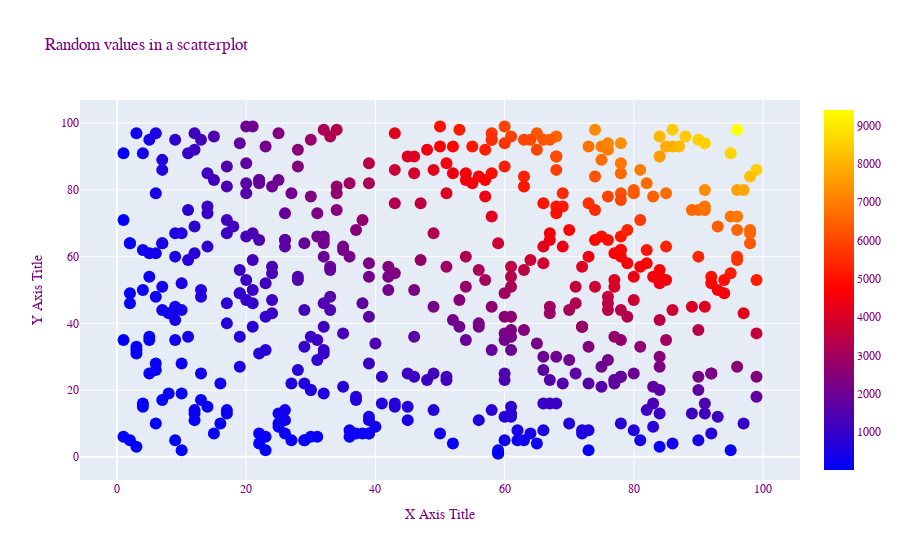

Notebook code cell kept with this figure:
### Code cell
# show the figure
fig

### Figure 1 — Plotly figure (JSON) as saved in the notebook; plotly's stock layout.template omitted (floating-point values rounded to 4 significant figures; data arrays with more than 128 entries replaced by an {"elided": "..."} marker saying what was removed)
{"data": [{"marker": {"color": {"elided": "500 int values"}, "colorscale": [[0, "blue"], [0.5, "red"], [1, "yellow"]], "showscale": true, "size": 12}, "mode": "markers", "type": "scatter", "x": {"elided": "500 int values"}, "y": {"elided": "500 int values"}}], "layout": {"font": {"color": "Purple", "family": "Courier New, monospace", "size": 12}, "title": {"text": "Random values in a scatterplot"}, "xaxis": {"title": {"text": "X Axis Title"}}, "yaxis": {"title": {"text": "Y Axis Title"}}}}
